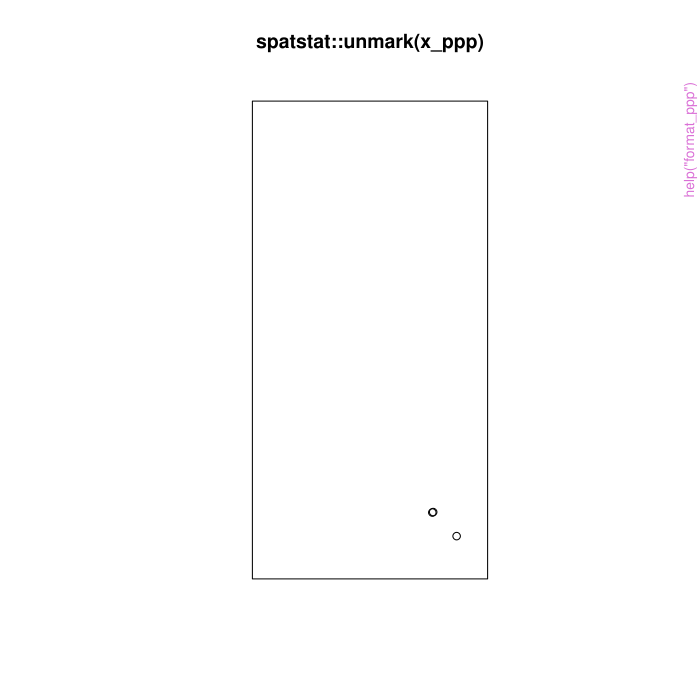

Here is the R script that generated this plot:
pkgname <- "stats19"
source(file.path(R.home("share"), "R", "examples-header.R"))
options(warn = 1)
library('stats19')

base::assign(".oldSearch", base::search(), pos = 'CheckExEnv')
base::assign(".old_wd", base::getwd(), pos = 'CheckExEnv')
cleanEx()
nameEx("accidents_sample")
### * accidents_sample

flush(stderr()); flush(stdout())

### Name: accidents_sample
### Title: Sample of stats19 data (2017 accidents)
### Aliases: accidents_sample accidents_sample_raw
### Keywords: datasets

### ** Examples




cleanEx()
nameEx("casualties_sample")
### * casualties_sample

flush(stderr()); flush(stdout())

### Name: casualties_sample
### Title: Sample of stats19 data (2017 casualties)
### Aliases: casualties_sample casualties_sample_raw
### Keywords: datasets

### ** Examples




cleanEx()
nameEx("check_year")
### * check_year

flush(stderr()); flush(stdout())

### Name: check_year
### Title: check and convert year argument
### Aliases: check_year

### ** Examples

# check_year("2018") # fails
# check_year(2017)
# check_year(2006)
# check_year(1985)



cleanEx()
nameEx("dl_stats19")
### * dl_stats19

flush(stderr()); flush(stdout())

### Name: dl_stats19
### Title: Download STATS19 data for a year or range of two years.
### Aliases: dl_stats19

### ** Examples




cleanEx()
nameEx("file_names")
### * file_names

flush(stderr()); flush(stdout())

### Name: file_names
### Title: stats19 file names for easy access
### Aliases: file_names file_names_old
### Keywords: datasets

### ** Examples

## Not run: 
##D  length(file_names)
##D  file_names$dftRoadSafetyData_Vehicles_2017.zip
## End(Not run)



cleanEx()
nameEx("find_file_name")
### * find_file_name

flush(stderr()); flush(stdout())

### Name: find_file_name
### Title: Find file names within stats19::file_names.
### Aliases: find_file_name

### ** Examples

find_file_name(2016)
find_file_name(2016, type = "Accidents")
find_file_name(1985, type = "Accidents")
find_file_name(type = "cas")
find_file_name(type = "accid")
find_file_name(2006)
find_file_name(2016:2017)



cleanEx()
nameEx("format_accidents")
### * format_accidents

flush(stderr()); flush(stdout())

### Name: format_accidents
### Title: Format STATS19 'accidents' data
### Aliases: format_accidents

### ** Examples




cleanEx()
nameEx("format_casualties")
### * format_casualties

flush(stderr()); flush(stdout())

### Name: format_casualties
### Title: Format STATS19 casualties
### Aliases: format_casualties

### ** Examples




cleanEx()
nameEx("format_column_names")
### * format_column_names

flush(stderr()); flush(stdout())

### Name: format_column_names
### Title: Format column names of raw STATS19 data
### Aliases: format_column_names

### ** Examples




cleanEx()
nameEx("format_ppp")
### * format_ppp

flush(stderr()); flush(stdout())

### Name: format_ppp
### Title: Convert STATS19 data into ppp (spatstat) format.
### Aliases: format_ppp

### ** Examples

if (requireNamespace("spatstat", quietly = TRUE)) {
  x_ppp = format_ppp(accidents_sample)
  spatstat::plot.ppp(spatstat::unmark(x_ppp))
}




cleanEx()
nameEx("format_sf")
### * format_sf

flush(stderr()); flush(stdout())

### Name: format_sf
### Title: Format convert STATS19 data into spatial (sf) object
### Aliases: format_sf

### ** Examples

x_sf = format_sf(accidents_sample)
sf:::plot.sf(x_sf)



cleanEx()
nameEx("format_vehicles")
### * format_vehicles

flush(stderr()); flush(stdout())

### Name: format_vehicles
### Title: Format STATS19 vehicles data
### Aliases: format_vehicles

### ** Examples




cleanEx()
nameEx("get_MOT")
### * get_MOT

flush(stderr()); flush(stdout())

### Name: get_MOT
### Title: Download vehicle data from the DVSA MOT API using VRM.
### Aliases: get_MOT

### ** Examples




cleanEx()
nameEx("get_data_directory")
### * get_data_directory

flush(stderr()); flush(stdout())

### Name: get_data_directory
### Title: Get data download dir
### Aliases: get_data_directory

### ** Examples

# get_data_directory()



cleanEx()
nameEx("get_stats19")
### * get_stats19

flush(stderr()); flush(stdout())

### Name: get_stats19
### Title: Download, read and format STATS19 data in one function.
### Aliases: get_stats19

### ** Examples




cleanEx()
nameEx("get_url")
### * get_url

flush(stderr()); flush(stdout())

### Name: get_url
### Title: Convert file names to urls
### Aliases: get_url

### ** Examples

# get_url(find_file_name(1985))



cleanEx()
nameEx("locate_one_file")
### * locate_one_file

flush(stderr()); flush(stdout())

### Name: locate_one_file
### Title: Pin down a file on disk from four parameters.
### Aliases: locate_one_file

### ** Examples




cleanEx()
nameEx("phrase")
### * phrase

flush(stderr()); flush(stdout())

### Name: phrase
### Title: Generate a phrase for data download purposes
### Aliases: phrase

### ** Examples

stats19:::phrase()



cleanEx()
nameEx("police_boundaries")
### * police_boundaries

flush(stderr()); flush(stdout())

### Name: police_boundaries
### Title: Police force boundaries in England (2016)
### Aliases: police_boundaries
### Keywords: datasets

### ** Examples

nrow(police_boundaries)
police_boundaries[police_boundaries$pfa16nm == "West Yorkshire", ]
sf:::plot.sf(police_boundaries)



cleanEx()
nameEx("read_accidents")
### * read_accidents

flush(stderr()); flush(stdout())

### Name: read_accidents
### Title: Read in STATS19 road safety data from .csv files downloaded.
### Aliases: read_accidents

### ** Examples




cleanEx()
nameEx("read_casualties")
### * read_casualties

flush(stderr()); flush(stdout())

### Name: read_casualties
### Title: Read in STATS19 road safety data from .csv files downloaded.
### Aliases: read_casualties

### ** Examples




cleanEx()
nameEx("read_vehicles")
### * read_vehicles

flush(stderr()); flush(stdout())

### Name: read_vehicles
### Title: Read in stats19 road safety data from .csv files downloaded.
### Aliases: read_vehicles

### ** Examples




cleanEx()
nameEx("select_file")
### * select_file

flush(stderr()); flush(stdout())

### Name: select_file
### Title: Interactively select from options
### Aliases: select_file

### ** Examples

# fnames = c("f1", "f2")
# stats19:::select_file(fnames)



cleanEx()
nameEx("set_data_directory")
### * set_data_directory

flush(stderr()); flush(stdout())

### Name: set_data_directory
### Title: Set data download dir
### Aliases: set_data_directory

### ** Examples

# set_data_directory("MY_PATH")



cleanEx()
nameEx("vehicles_sample")
### * vehicles_sample

flush(stderr()); flush(stdout())

### Name: vehicles_sample
### Title: Sample of stats19 data (2017 vehicles)
### Aliases: vehicles_sample vehicles_sample_raw
### Keywords: datasets

### ** Examples




### * <FOOTER>
###
cleanEx()
options(digits = 7L)
base::cat("Time elapsed: ", proc.time() - base::get("ptime", pos = 'CheckExEnv'),"\n")
grDevices::dev.off()
###
### Local variables: ***
### mode: outline-minor ***
### outline-regexp: "\\(> \\)?### [*]+" ***
### End: ***
quit('no')
